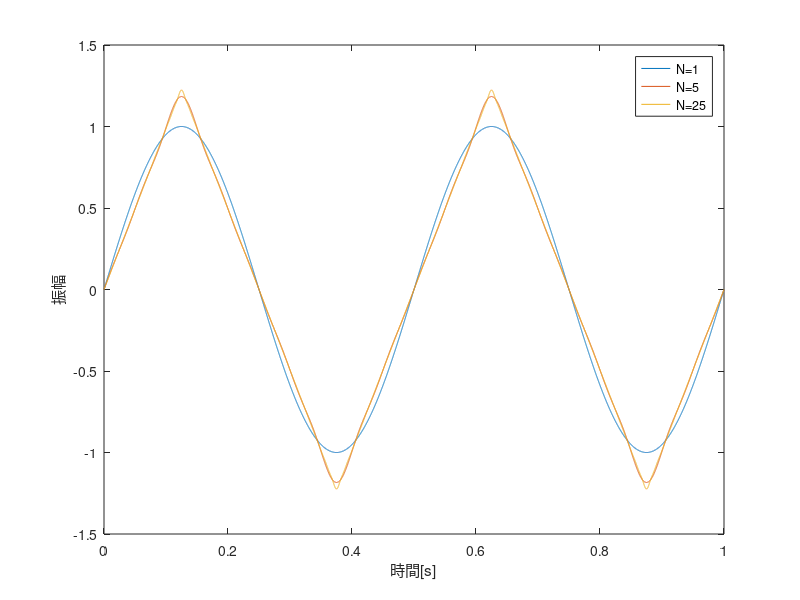

The MATLAB source for this figure:
close all;
clear;

Fs=16000;               % sampling rate = 16kHz
func1 = 0;
func2 = 0;
func3 = 0;
t=([0:Fs-1]/Fs);        % 1sec
f0 = 2*pi/0.5;          % cycle = 0.5s

for k=1:1
    y=(-1)^(k-1)/(2*k-1)^2*sin((2*k-1)*f0*t);    
    func1 = func1 + y;        % triangle wave, N = 1
end

for k=1:5
    y=(-1)^(k-1)/(2*k-1)^2*sin((2*k-1)*f0*t);    
    func2 = func2 + y;        % triangle wave, N = 5
end

for k=1:25
    y=(-1)^(k-1)/(2*k-1)^2*sin((2*k-1)*f0*t);    
    func3 = func3 +y;         % triangle wave, N = 25
end

% plots from here
plot(t,func1,t,func2,t,func3);
legend('N=1','N=5','N=25');
xlabel('時間[s]');
ylabel('振幅');
%title('三角波');
